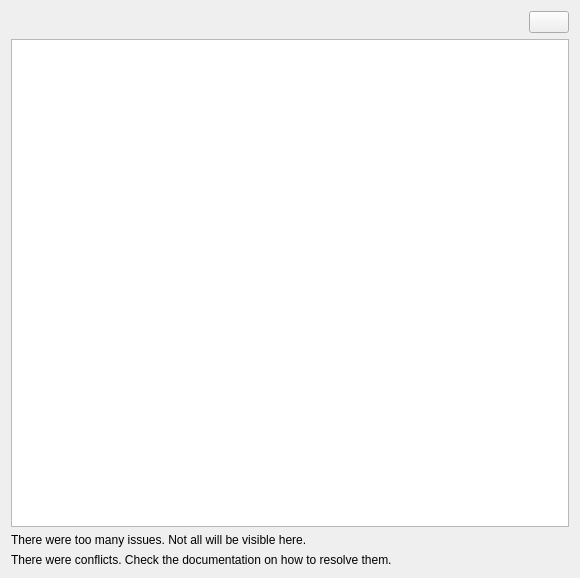
<?xml version="1.0" encoding="UTF-8"?>
<ui version="4.0">
 <class>OCC::SyncErrorWidget</class>
 <widget class="QWidget" name="OCC::SyncErrorWidget">
  <property name="geometry">
   <rect>
    <x>0</x>
    <y>0</y>
    <width>580</width>
    <height>578</height>
   </rect>
  </property>
  <layout class="QVBoxLayout" name="verticalLayout">
   <item>
    <layout class="QHBoxLayout" name="horizontalLayout">
     <item>
      <spacer name="horizontalSpacer">
       <property name="orientation">
        <enum>Qt::Orientation::Horizontal</enum>
       </property>
       <property name="sizeHint" stdset="0">
        <size>
         <width>40</width>
         <height>20</height>
        </size>
       </property>
      </spacer>
     </item>
     <item>
      <widget class="QPushButton" name="_filterButton"/>
     </item>
    </layout>
   </item>
   <item>
    <widget class="QTableView" name="_tableView">
     <property name="contextMenuPolicy">
      <enum>Qt::ContextMenuPolicy::CustomContextMenu</enum>
     </property>
     <property name="accessibleName">
      <string>Issues table</string>
     </property>
     <property name="tabKeyNavigation">
      <bool>false</bool>
     </property>
     <property name="alternatingRowColors">
      <bool>true</bool>
     </property>
     <property name="selectionBehavior">
      <enum>QAbstractItemView::SelectionBehavior::SelectRows</enum>
     </property>
     <property name="showGrid">
      <bool>false</bool>
     </property>
     <property name="sortingEnabled">
      <bool>true</bool>
     </property>
     <attribute name="horizontalHeaderShowSortIndicator" stdset="0">
      <bool>true</bool>
     </attribute>
     <attribute name="verticalHeaderVisible">
      <bool>false</bool>
     </attribute>
    </widget>
   </item>
   <item>
    <layout class="QHBoxLayout" name="horizontalLayout_2" stretch="1">
     <item>
      <layout class="QVBoxLayout" name="verticalLayout_2">
       <item>
        <widget class="QLabel" name="_tooManyIssuesWarning">
         <property name="text">
          <string>There were too many issues. Not all will be visible here.</string>
         </property>
         <property name="wordWrap">
          <bool>true</bool>
         </property>
        </widget>
       </item>
       <item>
        <widget class="QLabel" name="_conflictHelp">
         <property name="text">
          <string>There were conflicts. Check the documentation on how to resolve them.</string>
         </property>
         <property name="wordWrap">
          <bool>true</bool>
         </property>
         <property name="openExternalLinks">
          <bool>true</bool>
         </property>
        </widget>
       </item>
      </layout>
     </item>
    </layout>
   </item>
  </layout>
 </widget>
 <tabstops>
  <tabstop>_filterButton</tabstop>
  <tabstop>_tableView</tabstop>
 </tabstops>
 <resources/>
 <connections/>
</ui>
